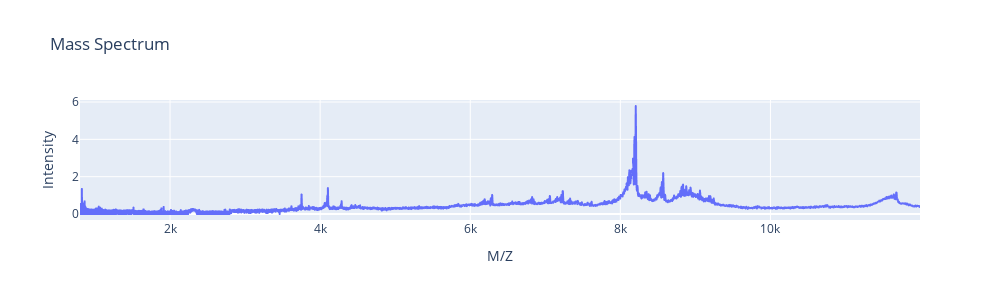

Notebook cell for this chart:
### Markdown cell above
In order to identify the M/Z value for the associated peak, let's plot the spectrogram in an interactive plot. Note that intensity here actually refers to the scaled intensity.

### Code cell
px.line(cs, x=cs['M/Z'],y=cs['Intensity'], width = 1000, height = 300, title='Mass Spectrum')

### Figure 1 — Plotly figure (JSON) as saved in the notebook; plotly's stock layout.template omitted (floating-point values rounded to 4 significant figures; data arrays with more than 128 entries replaced by an {"elided": "..."} marker saying what was removed)
{"data": [{"hovertemplate": "M/Z=%{x}<br>Intensity=%{y}<extra></extra>", "legendgroup": "", "line": {"color": "#636efa", "dash": "solid"}, "mode": "lines", "name": "", "showlegend": false, "type": "scattergl", "x": {"elided": "6771 float values"}, "xaxis": "x", "y": {"elided": "6771 float values"}, "yaxis": "y"}], "layout": {"height": 300, "legend": {"tracegroupgap": 0}, "title": {"text": "Mass Spectrum"}, "width": 1000, "xaxis": {"anchor": "y", "domain": [0, 1], "title": {"text": "M/Z"}}, "yaxis": {"anchor": "x", "domain": [0, 1], "title": {"text": "Intensity"}}}}
